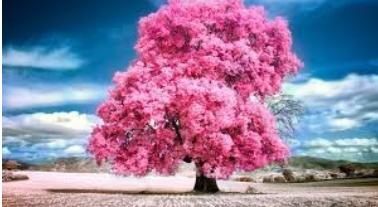
#> input picture Experiments/image.png, 378 x 207 px
$ python 'exp-14 homography transformation.py'
#> lines starting #> are read from the running program, lines starting #| are printed output that depends on the picture
import cv2
import numpy as np
img = cv2.imread('image.png')
#> img is the input picture: shape (207, 378, 3); mean B, G, R 158.5, 127.1, 145.3

pts_src = np.array([[50,50],[200,50],[200,200],[50,200]])
pts_dst = np.array([[10,100],[200,50],[220,250],[100,300]])

H, status = cv2.findHomography(pts_src, pts_dst)
homography = cv2.warpPerspective(img, H, (300,300))
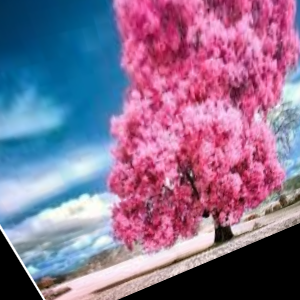
#> homography: shape (300, 300, 3); mean B, G, R 145.2, 111.9, 138

cv2.imshow("Homography", homography)
cv2.waitKey(0)
cv2.destroyAllWindows()

$ run again, with Experiments/1 exp.png copied over Experiments/image.png
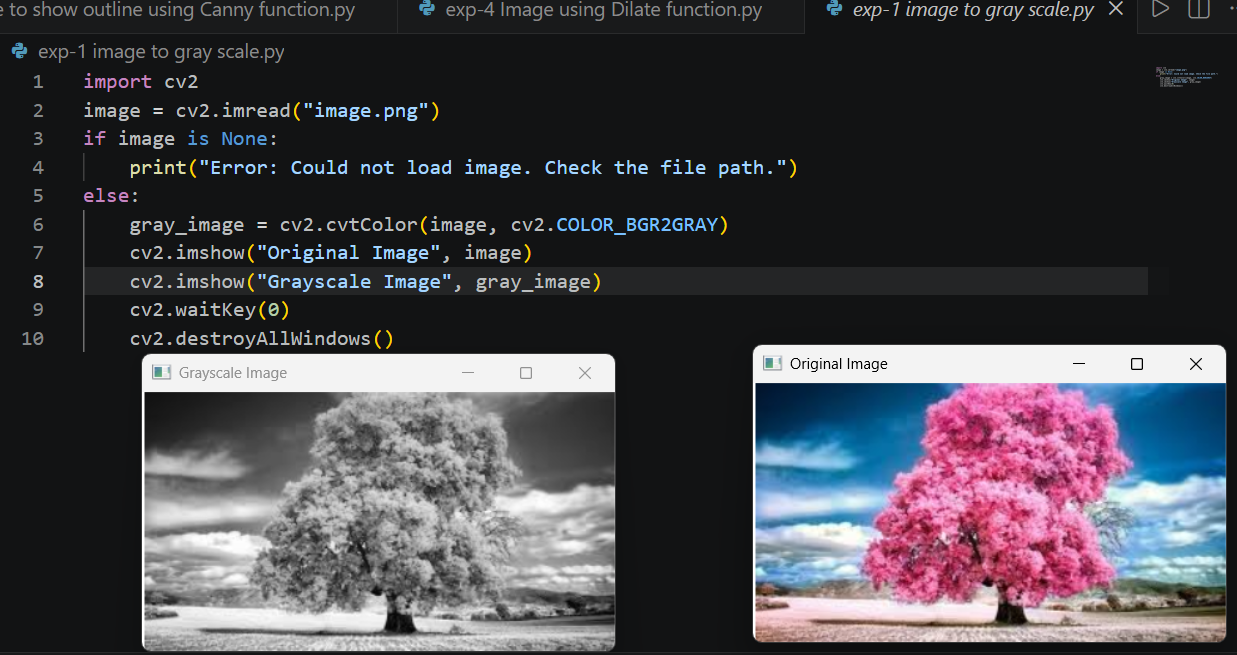
#> input picture Experiments/1 exp.png, 1237 x 655 px
#> img is the input picture: shape (655, 1237, 3); mean B, G, R 73.3, 67.7, 69.4
#> `homography = cv2.warpPerspective(img, H, (300,300))`:
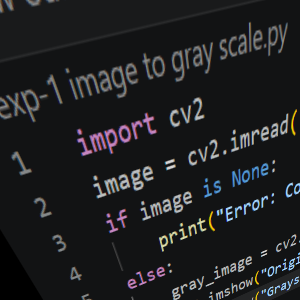
#> homography: shape (300, 300, 3); mean B, G, R 33, 31.3, 30.5
